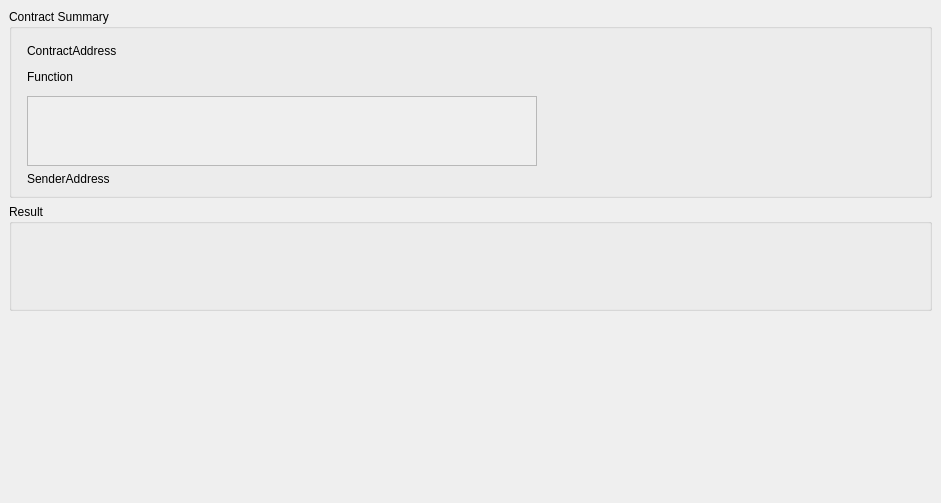
<?xml version="1.0" encoding="UTF-8"?>
<ui version="4.0">
 <class>ContractResult</class>
 <widget class="QStackedWidget" name="ContractResult">
  <property name="geometry">
   <rect>
    <x>0</x>
    <y>0</y>
    <width>941</width>
    <height>503</height>
   </rect>
  </property>
  <property name="windowTitle">
   <string>StackedWidget</string>
  </property>
  <property name="currentIndex">
   <number>1</number>
  </property>
  <widget class="QWidget" name="pageCreateOrSendToResult">
   <layout class="QVBoxLayout" name="verticalLayout_3">
    <item>
     <widget class="QGroupBox" name="groupBoxCreateOrSendTo">
      <property name="title">
       <string>Contract Summary</string>
      </property>
      <layout class="QGridLayout" name="gridLayout_2">
       <property name="leftMargin">
        <number>15</number>
       </property>
       <property name="topMargin">
        <number>15</number>
       </property>
       <property name="horizontalSpacing">
        <number>30</number>
       </property>
       <property name="verticalSpacing">
        <number>6</number>
       </property>
       <item row="0" column="1">
        <widget class="QLabel" name="labelTxIDValue">
         <property name="text">
          <string/>
         </property>
        </widget>
       </item>
       <item row="2" column="2">
        <spacer name="horizontalSpacer">
         <property name="orientation">
          <enum>Qt::Horizontal</enum>
         </property>
         <property name="sizeHint" stdset="0">
          <size>
           <width>40</width>
           <height>20</height>
          </size>
         </property>
        </spacer>
       </item>
       <item row="5" column="0">
        <widget class="QLabel" name="labelContractAddress">
         <property name="minimumSize">
          <size>
           <width>110</width>
           <height>0</height>
          </size>
         </property>
         <property name="text">
          <string>ContractAddress</string>
         </property>
        </widget>
       </item>
       <item row="4" column="0">
        <widget class="QLabel" name="labelHash160">
         <property name="minimumSize">
          <size>
           <width>110</width>
           <height>0</height>
          </size>
         </property>
         <property name="text">
          <string>Hash160</string>
         </property>
        </widget>
       </item>
       <item row="2" column="0">
        <widget class="QLabel" name="labelSenderAddress">
         <property name="minimumSize">
          <size>
           <width>110</width>
           <height>0</height>
          </size>
         </property>
         <property name="text">
          <string>SenderAddress</string>
         </property>
        </widget>
       </item>
       <item row="0" column="0">
        <widget class="QLabel" name="labelTxID">
         <property name="minimumSize">
          <size>
           <width>110</width>
           <height>0</height>
          </size>
         </property>
         <property name="text">
          <string>Transaction ID</string>
         </property>
        </widget>
       </item>
       <item row="2" column="1">
        <widget class="QLabel" name="labelSenderAddressValue">
         <property name="text">
          <string/>
         </property>
        </widget>
       </item>
       <item row="4" column="1">
        <widget class="QLabel" name="labelHash160Value">
         <property name="text">
          <string/>
         </property>
        </widget>
       </item>
       <item row="5" column="1">
        <widget class="QLabel" name="labelContractAddressValue">
         <property name="text">
          <string/>
         </property>
        </widget>
       </item>
      </layout>
     </widget>
    </item>
    <item>
     <spacer name="verticalSpacer">
      <property name="orientation">
       <enum>Qt::Vertical</enum>
      </property>
      <property name="sizeHint" stdset="0">
       <size>
        <width>20</width>
        <height>40</height>
       </size>
      </property>
     </spacer>
    </item>
   </layout>
  </widget>
  <widget class="QWidget" name="pageCallResult">
   <layout class="QVBoxLayout" name="verticalLayout">
    <item>
     <widget class="QGroupBox" name="groupBoxCallContract">
      <property name="styleSheet">
       <string notr="true"/>
      </property>
      <property name="title">
       <string>Contract Summary</string>
      </property>
      <layout class="QGridLayout" name="gridLayout">
       <property name="leftMargin">
        <number>15</number>
       </property>
       <property name="topMargin">
        <number>15</number>
       </property>
       <property name="horizontalSpacing">
        <number>30</number>
       </property>
       <property name="verticalSpacing">
        <number>6</number>
       </property>
       <item row="1" column="0">
        <widget class="QLabel" name="labelCallContractAddress">
         <property name="minimumSize">
          <size>
           <width>110</width>
           <height>0</height>
          </size>
         </property>
         <property name="text">
          <string>ContractAddress</string>
         </property>
        </widget>
       </item>
       <item row="5" column="0" colspan="2">
        <widget class="QScrollArea" name="scrollAreaParams">
         <property name="sizePolicy">
          <sizepolicy hsizetype="Expanding" vsizetype="Fixed">
           <horstretch>0</horstretch>
           <verstretch>0</verstretch>
          </sizepolicy>
         </property>
         <property name="styleSheet">
          <string notr="true"/>
         </property>
         <property name="horizontalScrollBarPolicy">
          <enum>Qt::ScrollBarAlwaysOff</enum>
         </property>
         <property name="widgetResizable">
          <bool>true</bool>
         </property>
         <widget class="QWidget" name="scrollAreaWidgetContents">
          <property name="geometry">
           <rect>
            <x>0</x>
            <y>0</y>
            <width>508</width>
            <height>85</height>
           </rect>
          </property>
          <layout class="QVBoxLayout" name="verticalLayout_4"/>
         </widget>
        </widget>
       </item>
       <item row="3" column="0">
        <widget class="QLabel" name="labelFunction">
         <property name="minimumSize">
          <size>
           <width>110</width>
           <height>0</height>
          </size>
         </property>
         <property name="text">
          <string>Function</string>
         </property>
        </widget>
       </item>
       <item row="6" column="0">
        <widget class="QLabel" name="labelCallSenderAddress">
         <property name="minimumSize">
          <size>
           <width>110</width>
           <height>0</height>
          </size>
         </property>
         <property name="text">
          <string>SenderAddress</string>
         </property>
        </widget>
       </item>
       <item row="6" column="1">
        <widget class="QLabel" name="labelCallSenderAddressValue">
         <property name="minimumSize">
          <size>
           <width>370</width>
           <height>0</height>
          </size>
         </property>
         <property name="text">
          <string/>
         </property>
        </widget>
       </item>
       <item row="3" column="1">
        <widget class="QLabel" name="labelFunctionValue">
         <property name="minimumSize">
          <size>
           <width>370</width>
           <height>0</height>
          </size>
         </property>
         <property name="text">
          <string/>
         </property>
        </widget>
       </item>
       <item row="1" column="1">
        <widget class="QLabel" name="labelCallContractAddressValue">
         <property name="minimumSize">
          <size>
           <width>370</width>
           <height>0</height>
          </size>
         </property>
         <property name="text">
          <string/>
         </property>
        </widget>
       </item>
       <item row="1" column="2" rowspan="6">
        <spacer name="horizontalSpacer_2">
         <property name="orientation">
          <enum>Qt::Horizontal</enum>
         </property>
         <property name="sizeHint" stdset="0">
          <size>
           <width>40</width>
           <height>20</height>
          </size>
         </property>
        </spacer>
       </item>
      </layout>
     </widget>
    </item>
    <item>
     <widget class="QGroupBox" name="groupBoxResult">
      <property name="title">
       <string>Result</string>
      </property>
      <layout class="QVBoxLayout" name="verticalLayout_2">
       <property name="leftMargin">
        <number>40</number>
       </property>
       <property name="topMargin">
        <number>11</number>
       </property>
       <property name="rightMargin">
        <number>40</number>
       </property>
       <item>
        <spacer name="verticalSpacer_2">
         <property name="orientation">
          <enum>Qt::Vertical</enum>
         </property>
         <property name="sizeType">
          <enum>QSizePolicy::Fixed</enum>
         </property>
         <property name="sizeHint" stdset="0">
          <size>
           <width>20</width>
           <height>40</height>
          </size>
         </property>
        </spacer>
       </item>
       <item>
        <widget class="QLabel" name="labelResult">
         <property name="text">
          <string/>
         </property>
        </widget>
       </item>
       <item>
        <spacer name="verticalSpacer_3">
         <property name="orientation">
          <enum>Qt::Vertical</enum>
         </property>
         <property name="sizeType">
          <enum>QSizePolicy::Fixed</enum>
         </property>
         <property name="sizeHint" stdset="0">
          <size>
           <width>20</width>
           <height>10</height>
          </size>
         </property>
        </spacer>
       </item>
      </layout>
     </widget>
    </item>
    <item>
     <spacer name="verticalSpacer_4">
      <property name="orientation">
       <enum>Qt::Vertical</enum>
      </property>
      <property name="sizeType">
       <enum>QSizePolicy::Expanding</enum>
      </property>
      <property name="sizeHint" stdset="0">
       <size>
        <width>20</width>
        <height>40</height>
       </size>
      </property>
     </spacer>
    </item>
   </layout>
  </widget>
 </widget>
 <resources/>
 <connections/>
</ui>
